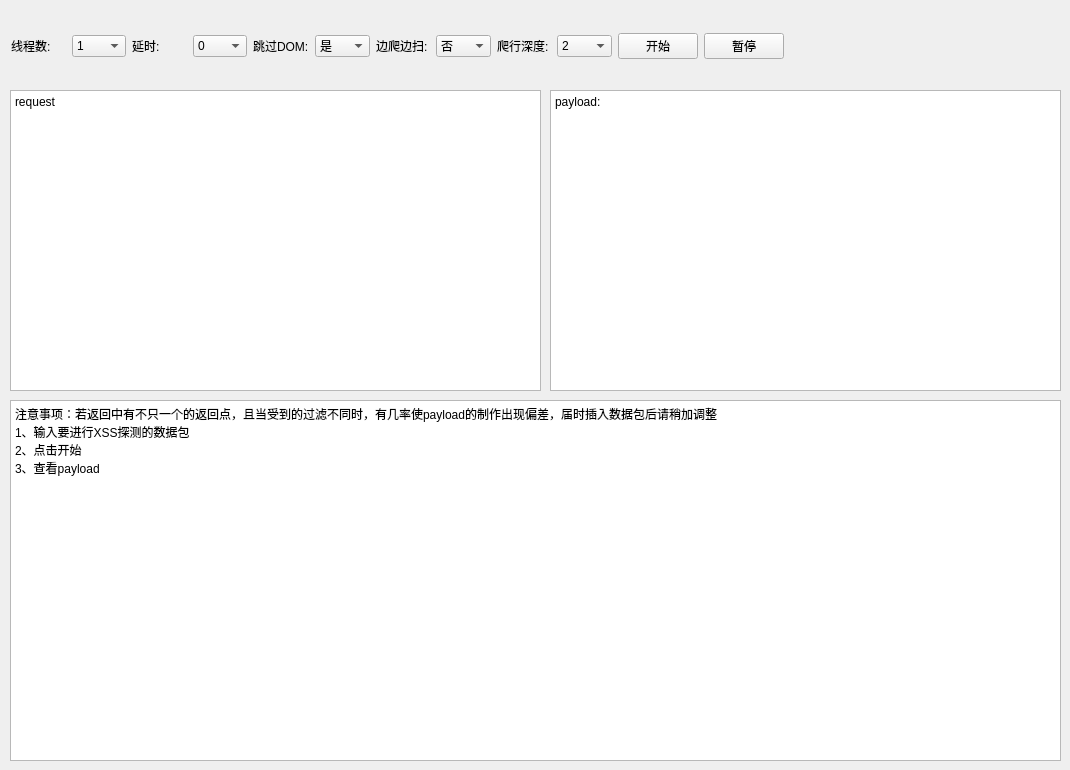
    <widget class="QWidget" name="tab_8">
     <attribute name="title">
      <string>XSS跨站脚本攻击</string>
     </attribute>
     <widget class="QPlainTextEdit" name="plainTextEdit_xss_request">
      <property name="geometry">
       <rect>
        <x>10</x>
        <y>90</y>
        <width>531</width>
        <height>301</height>
       </rect>
      </property>
      <property name="plainText">
       <string>request</string>
      </property>
     </widget>
     <widget class="QPlainTextEdit" name="plainTextEdit_xss_result">
      <property name="geometry">
       <rect>
        <x>10</x>
        <y>400</y>
        <width>1051</width>
        <height>361</height>
       </rect>
      </property>
      <property name="readOnly">
       <bool>true</bool>
      </property>
      <property name="plainText">
       <string>注意事项：若返回中有不只一个的返回点，且当受到的过滤不同时，有几率使payload的制作出现偏差，届时插入数据包后请稍加调整
1、输入要进行XSS探测的数据包
2、点击开始
3、查看payload</string>
      </property>
     </widget>
     <widget class="QPlainTextEdit" name="plainTextEdit_xss_payload">
      <property name="geometry">
       <rect>
        <x>550</x>
        <y>90</y>
        <width>511</width>
        <height>301</height>
       </rect>
      </property>
      <property name="readOnly">
       <bool>true</bool>
      </property>
      <property name="plainText">
       <string>payload:</string>
      </property>
     </widget>
     <widget class="QWidget" name="layoutWidget">
      <property name="geometry">
       <rect>
        <x>11</x>
        <y>30</y>
        <width>773</width>
        <height>32</height>
       </rect>
      </property>
      <layout class="QHBoxLayout" name="horizontalLayout_7">
       <item>
        <widget class="QLabel" name="label_36">
         <property name="text">
          <string>线程数:</string>
         </property>
        </widget>
       </item>
       <item>
        <widget class="QComboBox" name="comboBox_xss_thread">
         <item>
          <property name="text">
           <string>1</string>
          </property>
         </item>
         <item>
          <property name="text">
           <string>5</string>
          </property>
         </item>
         <item>
          <property name="text">
           <string>10</string>
          </property>
         </item>
         <item>
          <property name="text">
           <string>20</string>
          </property>
         </item>
        </widget>
       </item>
       <item>
        <widget class="QLabel" name="label_37">
         <property name="text">
          <string>延时:</string>
         </property>
        </widget>
       </item>
       <item>
        <widget class="QComboBox" name="comboBox_xss_delay">
         <item>
          <property name="text">
           <string>0</string>
          </property>
         </item>
         <item>
          <property name="text">
           <string>1</string>
          </property>
         </item>
         <item>
          <property name="text">
           <string>2</string>
          </property>
         </item>
         <item>
          <property name="text">
           <string>3</string>
          </property>
         </item>
         <item>
          <property name="text">
           <string>4</string>
          </property>
         </item>
         <item>
          <property name="text">
           <string>5</string>
          </property>
         </item>
        </widget>
       </item>
       <item>
        <widget class="QLabel" name="label_38">
         <property name="text">
          <string>跳过DOM:</string>
         </property>
        </widget>
       </item>
       <item>
        <widget class="QComboBox" name="comboBox_xss_skipdom">
         <item>
          <property name="text">
           <string>是</string>
          </property>
         </item>
         <item>
          <property name="text">
           <string>否</string>
          </property>
         </item>
        </widget>
       </item>
       <item>
        <widget class="QLabel" name="label_39">
         <property name="text">
          <string>边爬边扫:</string>
         </property>
        </widget>
       </item>
       <item>
        <widget class="QComboBox" name="comboBox_xss_crawl">
         <item>
          <property name="text">
           <string>否</string>
          </property>
         </item>
         <item>
          <property name="text">
           <string>是</string>
          </property>
         </item>
        </widget>
       </item>
       <item>
        <widget class="QLabel" name="label_40">
         <property name="text">
          <string>爬行深度:</string>
         </property>
        </widget>
       </item>
       <item>
        <widget class="QComboBox" name="comboBox_xss_deep">
         <item>
          <property name="text">
           <string>2</string>
          </property>
         </item>
         <item>
          <property name="text">
           <string>3</string>
          </property>
         </item>
         <item>
          <property name="text">
           <string>4</string>
          </property>
         </item>
        </widget>
       </item>
       <item>
        <widget class="QPushButton" name="pushButton_xss_start">
         <property name="text">
          <string>开始</string>
         </property>
        </widget>
       </item>
       <item>
        <widget class="QPushButton" name="pushButton_xss_wait">
         <property name="text">
          <string>暂停</string>
         </property>
        </widget>
       </item>
      </layout>
     </widget>
    </widget>
